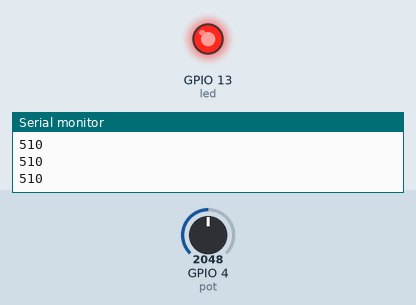
The sketch below on a simulated ESP32. On the bench: output pins drawn as LEDs (lit = HIGH), the last lines printed to the serial monitor. Inputs (shaded band) come from the test bench; at power-on: GPIO 4 (pot) = 2048.

Above: at 1.2 s.
1.3 s: GPIO 4 (pot) set to 491
At 2.5 s:
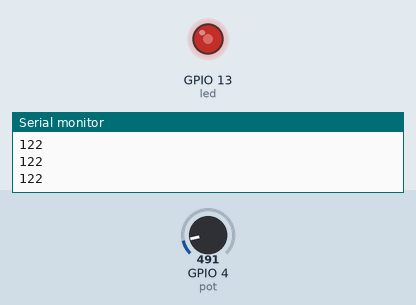
2.8 s: GPIO 4 (pot) set to 0
At 3.6 s:
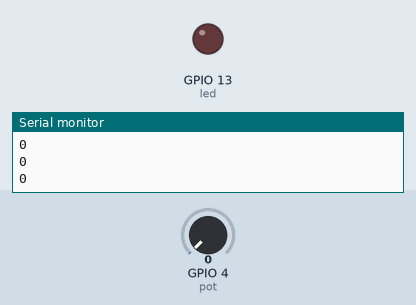
4.3 s: GPIO 4 (pot) set to 1228
At 4.7 s:
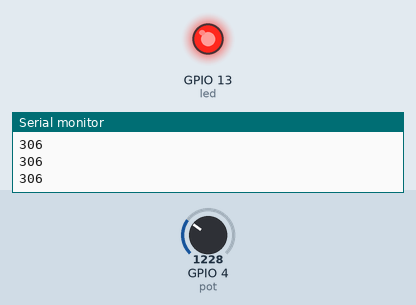
Timing chart, 0 to 7.3 s (numbered marks = the images above; inputs shaded):
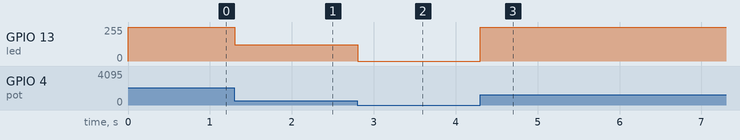

The sketch:

sketch.ino
```cpp
int led = 13;
int pot = 4;

void setup()
{
  pinMode(led, OUTPUT);
  pinMode(pot,INPUT);
  Serial.begin(9600);
}

void loop()
{
  int potvalue = analogRead(pot);
  int ledvalue = map(potvalue,0,1023,0,255);
  analogWrite(led,ledvalue);
  Serial.println(ledvalue);
}
```

Measured:
- after the input at 1.3 s, GPIO 13 (led): 255/255 → 122/255 at once
- after the input at 2.8 s, GPIO 13 (led): 122/255 → 0/255 at once
- after the input at 4.3 s, GPIO 13 (led): 0/255 → 255/255 at once
